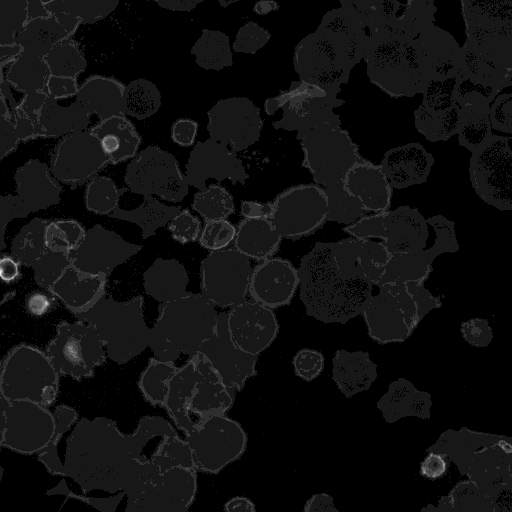
#> input picture Images/00734-actin.tif, 512 x 512 px; its folder holds 4 pictures in this run
$ python main.py
#> lines starting #> are read from the running program, lines starting #| are printed output that depends on the picture; after the words box and inside, x2 and y2 are one past the last pixel; in counts of white or black regions, pixels touching at a corner belong together; pictures that were not available may be replaced by others from this repository, and a replacement may not be noted
# basic libraies
import os
import imageio.v2 as imageio
import numpy as np

# libraies for image processing and watershed segmentation
from skimage.filters import threshold_otsu, rank, gaussian, unsharp_mask
from skimage.segmentation import watershed
from skimage.measure import label
from skimage.morphology import disk, binary_closing
from skimage.color import label2rgb
from skimage.util import img_as_ubyte
from skimage.exposure import equalize_adapthist, rescale_intensity
from scipy.ndimage import binary_fill_holes


def seeded_watershed(actin, dna):
    '''
    function to implement the seeded watershed segmentation given a pair of actin and DNA images.
    '''

    # segment nucleus to be seeds for seeded watershed segmentation
    T_dna = threshold_otsu(dna)
    dna_bin = dna > T_dna
    seeds = label(dna_bin)

    # using morphological opreations to define the background in the actin image
    global_thresh = threshold_otsu(actin)
    actin_bin = actin > global_thresh
    actin_bin = binary_closing(gaussian(actin_bin, 1), disk(1))
    actin_bin = binary_fill_holes(actin_bin)
    background = np.max(seeds) + 1
    seeds[actin_bin == 0] = background

    # implement the watershed on the gradient image and remove the background
    actin_sharpened = unsharp_mask(actin, radius=5, amount=2) # sharpen the image to better find local maximum in gradient
    gradient = rank.gradient(img_as_ubyte(actin_sharpened), disk(3))
    seg = watershed(gradient, seeds)
    seg[seg == background] = 0

    image_label_overlay = label2rgb(seg, image=actin, alpha = 0.2, bg_label=0)
    seg_rgb = label2rgb(seg, image = None)

    return image_label_overlay, seg_rgb


if __name__ == "__main__":

    # define imput/output paths
    img_folder = 'Images'
    out_folder = 'Segmentation'
    if not os.path.exists(out_folder):
        os.mkdir(out_folder)

    # extract unique sample IDs
    IDs = [f.split('-')[0] for f in os.listdir(img_folder)]
    IDs = list(set(IDs))

    for ID in IDs:
        # read actin and DNA images for a given ID
        print(f'segmenting (ID): {ID}')
        actin = imageio.imread(os.path.join(img_folder, ID + '-actin.tif'))
#> actin is the input picture: shape (512, 512) uint16; min 150, max 2847, mean 314.8
        dna = imageio.imread(os.path.join(img_folder, ID + '-DNA.tif'))
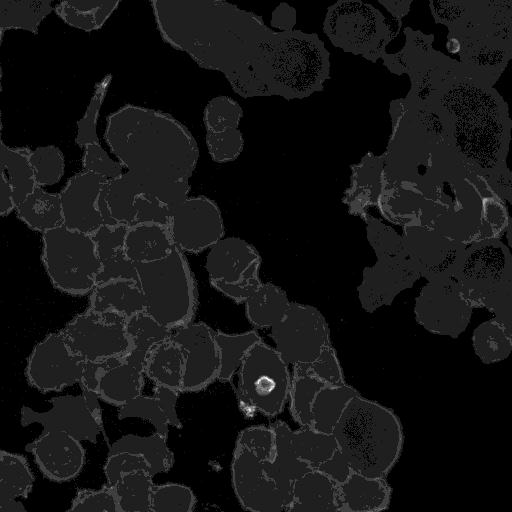
#> input picture Images/00733-actin.tif, 512 x 512 px, given in place of 00734-DNA.tif, which was not available
#> dna is the input picture: shape (512, 512) uint16; min 158, max 2157, mean 315.5

        # normalize and enhance the contrast
        actin = equalize_adapthist(rescale_intensity(actin))
        dna = equalize_adapthist(rescale_intensity(dna))
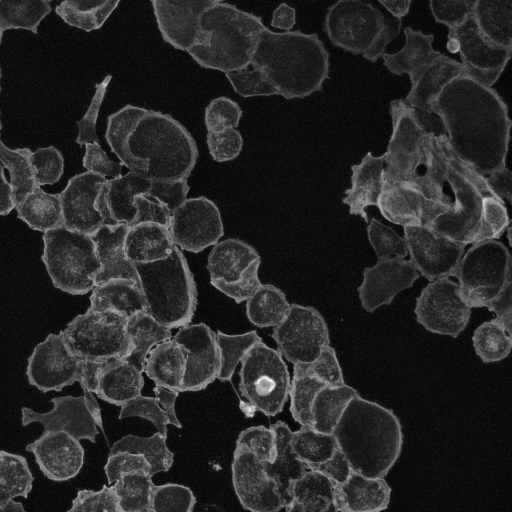
#> dna: shape (512, 512) float64; min 0, max 1, mean 0.157

        # apply the segmentation function
        image_label_overlay, seg_rgb = seeded_watershed(actin, dna)
#> in seeded_watershed, `T_dna = threshold_otsu(dna)`: T_dna = 0.205
#> in seeded_watershed, `dna_bin = dna > T_dna`:
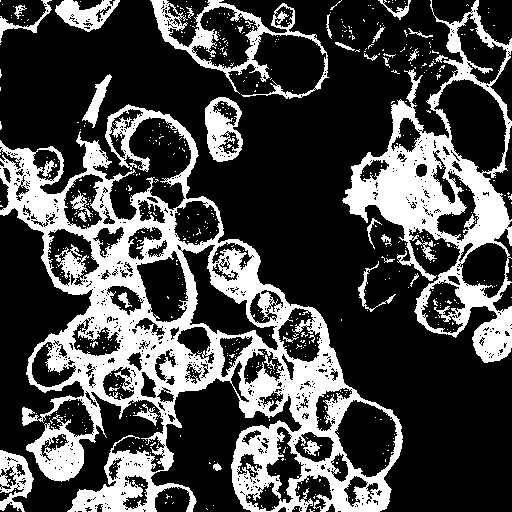
#> dna_bin: shape (512, 512) bool; 28.8% white; 645 white regions (606 under 20 px), largest, box (x1, y1, x2, y2) and area: (0, 104, 403, 512) 46850, (342, 0, 512, 363) 17000, (150, 0, 329, 99) 3516
#> in seeded_watershed, `seeds = label(dna_bin)`:
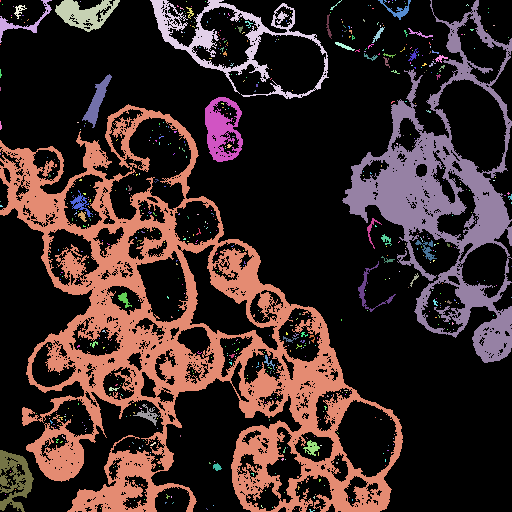
#> seeds: shape (512, 512) int32; 646 distinct labels, from 0 to 645; one colour per label, 0 black
#> in seeded_watershed, `global_thresh = threshold_otsu(actin)`: global_thresh = 0.17
#> in seeded_watershed, `actin_bin = actin > global_thresh`: actin_bin: shape (512, 512) bool; 25.6% white; 699 white regions (621 under 20 px), largest, box (x1, y1, x2, y2) and area: (0, 32, 441, 512) 40622, (0, 0, 141, 186) 7499, (420, 428, 512, 512) 2565
#> in seeded_watershed, `actin_bin = binary_closing(gaussian(actin_bin, 1), disk(1))`: actin_bin: shape (512, 512) bool; 62.2% white; 100 black regions (24 under 20 px), largest, box (x1, y1, x2, y2) and area: (192, 142, 512, 512) 45234, (79, 0, 336, 163) 15540, (341, 66, 420, 161) 3760
#> in seeded_watershed, `actin_bin = binary_fill_holes(actin_bin)`:
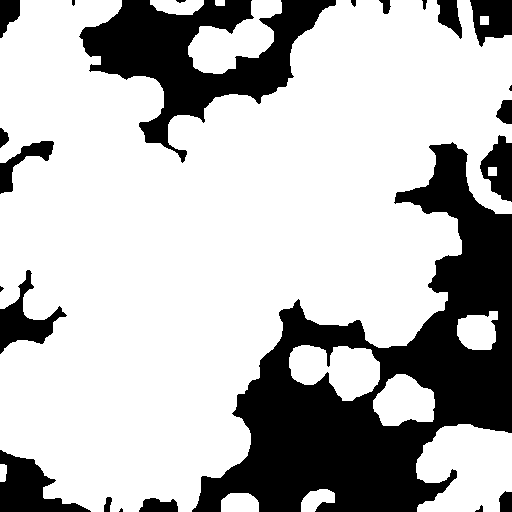
#> actin_bin: shape (512, 512) bool; 72.7% white; 23 black regions (4 under 20 px), largest, box (x1, y1, x2, y2) and area: (192, 142, 512, 512) 45234, (79, 0, 336, 163) 15540, (0, 450, 91, 512) 2734
#> in seeded_watershed, `background = np.max(seeds) + 1`: background = 646
#> in seeded_watershed, `seeds[actin_bin == 0] = background`: seeds: shape (512, 512) int32; 475 distinct labels, from 0 to 646
#> in seeded_watershed, `seg = watershed(gradient, seeds)`: seg: shape (512, 512) int32; 474 distinct labels, from 2 to 646
#> in seeded_watershed, `seg[seg == background] = 0`:
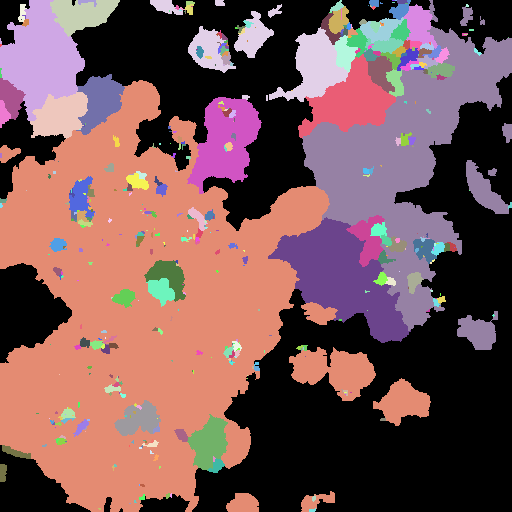
#> seg: shape (512, 512) int32; 474 distinct labels, from 0 to 645; one colour per label, 0 black
#> in seeded_watershed, `seg_rgb = label2rgb(seg, image = None)`:
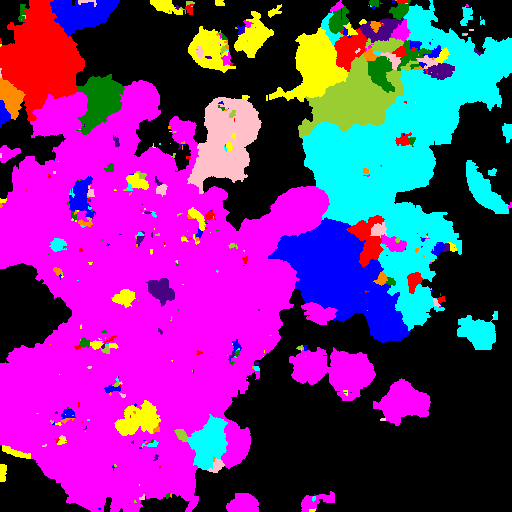
#> seg_rgb: shape (512, 512, 3) float64; mean R, G, B 0.431, 0.177, 0.502

        # save output images
        imageio.imwrite(os.path.join(out_folder, ID + '_overlay.tif'), img_as_ubyte(image_label_overlay))
        imageio.imwrite(os.path.join(out_folder, ID + '_seg.tif'), img_as_ubyte(seg_rgb))
#> pass 3 of the loop `for ID in IDs:`:
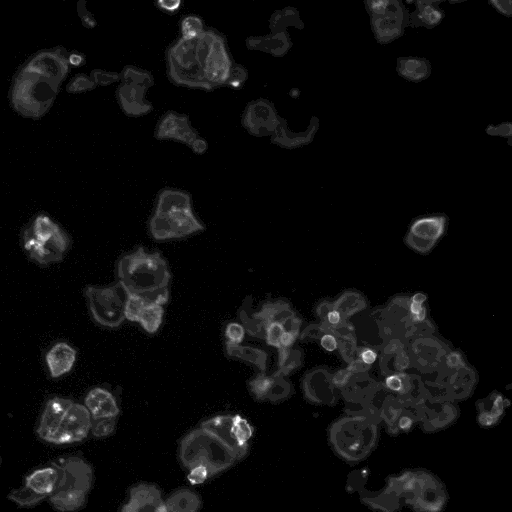
#> input picture Images/03997-actin.tif, 512 x 512 px
#> actin is the input picture: shape (512, 512) uint16; min 159, max 4095, mean 380.7
#> global_thresh = 0.217
#> in seeded_watershed (call 3), `seg = watershed(gradient, seeds)`:
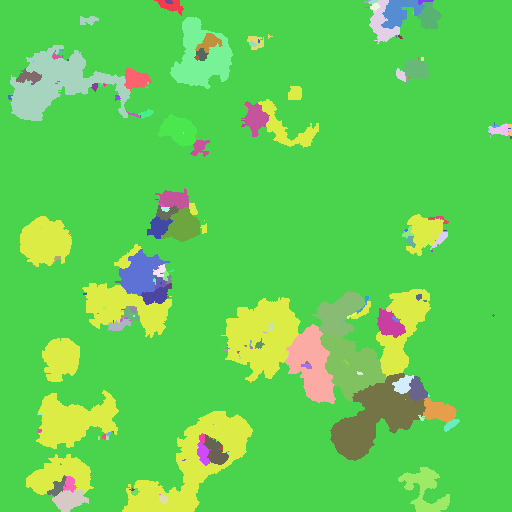
#> seg: shape (512, 512) int32; 204 distinct labels, from 1 to 700; one colour per label, 0 black
#> in seeded_watershed (call 3), `seg_rgb = label2rgb(seg, image = None)`:
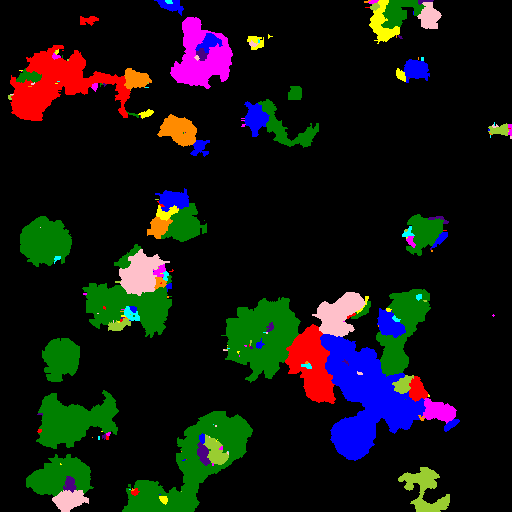
#> seg_rgb: shape (512, 512, 3) float64; mean R, G, B 0.0705, 0.0773, 0.0647
#> (the run stopped early here; a loop or call above may not have finished)
